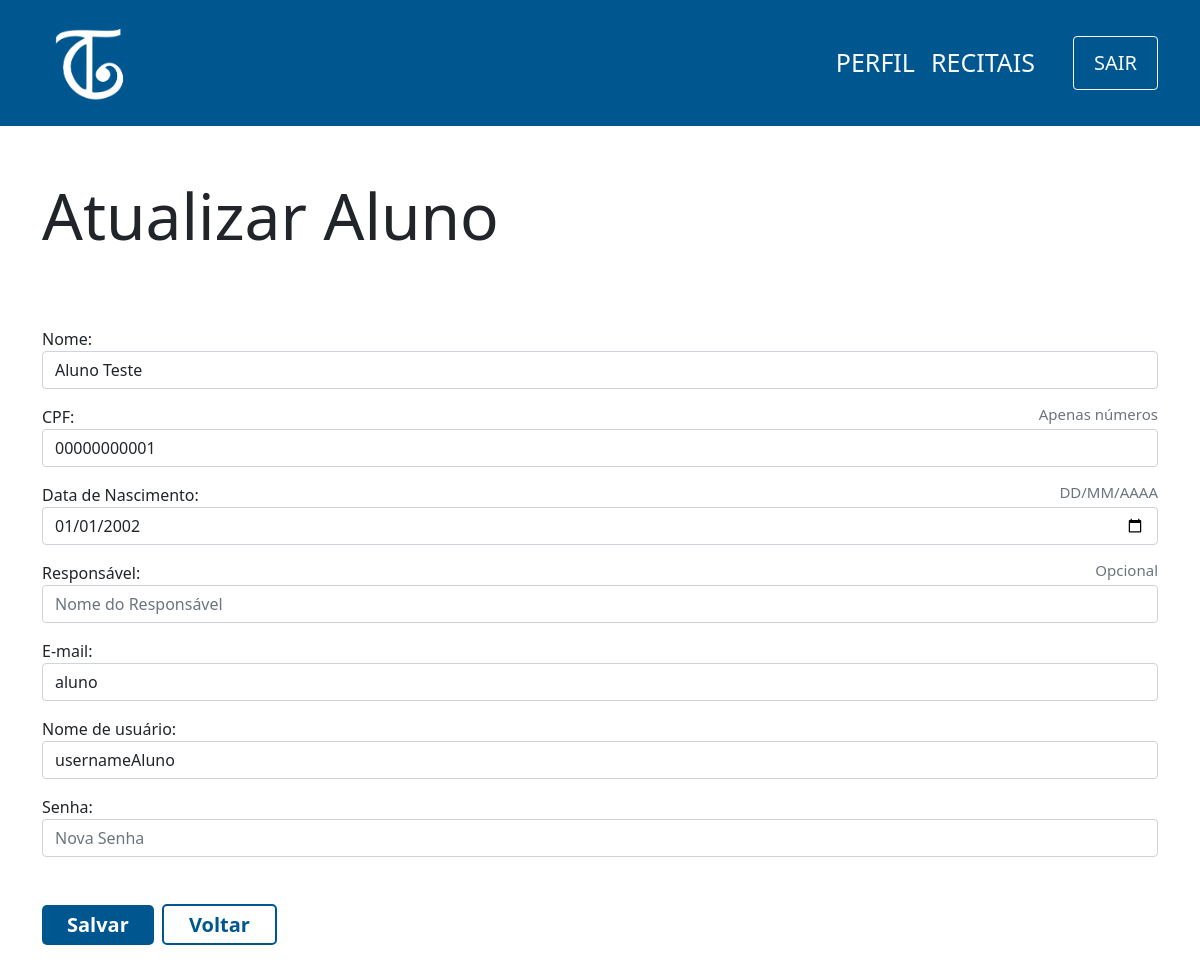
Screenshot of /view/aluno/edit.php?id=1 with the database file from the repository.
### tables this page shows
CREATE TABLE aluno(
                id INTEGER PRIMARY KEY,
                cpf varchar(11) not null,
                nome varchar(100) not null,
                username varchar(100) not null,
                responsavel varchar(100),
                data_nasc date not null,
                senha varchar(100) not null,
                email varchar(100) not null                    
            );

### controller/aluno/edit.php (called while the page is built)
<?php
    require '../../db/connection.php';
    if(isset($_GET['id'])){
        $id = $_GET['id'];
        try {
            $sql=$db->prepare('SELECT * FROM aluno WHERE id=:id');
            $sql->bindParam(':id',$id);
            $sql->execute();
            $aluno=$sql->fetch();
        } catch (PDOException $e) {
            echo 'Erro ao executar comando no banco de dados: ' . $e->getMessage();
            exit();
        }
    } else {
        header('Location:../../view/aluno/index.php');
    }
?>

### view/aluno/edit.php (the view, shortened to what this page needs)
<?php
    include '../../layouts/navbar.php';
    include '../../controller/aluno/edit.php';
?>
<div class="container">
    <div class="row mt-5">
        <h1 class="mt-1 display-3">Atualizar Aluno</h1>
        <form class="mt-5" action="../../controller/aluno/update.php" method="POST">
            <?php
            echo '
                <div class="form-group mt-3">
                    <label for="nome">Nome: </label>
                    <input type="text" class="form-control" id="nome" name="nome" value="'.$aluno['nome'].'" required placeholder="Nome do Aluno">
                </div>
                <div class="form-group mt-3">
                <label for="cpf" class="d-flex justify-content-between">
                    <span>CPF:</span>
                    <span class="text-muted display-3" style="font-size:15px;">Apenas números</span>
                    </label>
                    <input type="text" class="form-control" id="cpf" name="cpf" minlength="11" maxlength="11" value="'.$aluno['cpf'].'" required placeholder="00000000000">
                </div>
                <div class="form-group mt-3">
                    <label for="dataNasc" class="d-flex justify-content-between">
                    <span>Data de Nascimento:</span>
                    <span class="text-muted display-3" style="font-size:15px;">DD/MM/AAAA</span>
                    </label>
                    <input type="date" class="form-control" id="dataNasc" name="dataNasc" value="'.$aluno['data_nasc'].'" required>
                </div>
                <div class="form-group mt-3">
                    <label for="responsavel" class="d-flex justify-content-between">
                    <span>Responsável:</span>
                    <span class="text-muted display-3" style="font-size:15px;">Opcional</span>
                    </label>
                    <input type="text" class="form-control" id="responsavel" name="responsavel" value="'.$aluno['responsavel'].'" placeholder="Nome do Responsável">
                </div>
                <div class="form-group mt-3">
                    <label for="email">E-mail:</label>
                    <input type="email" class="form-control" id="email" name="email" value="'.$aluno['email'].'" placeholder="exemplo@email.com">
                </div>
                <div class="form-group mt-3">
                    <label for="username">Nome de usuário:</label>
                    <input type="text" class="form-control" id="username" name="username" value="'.$aluno['username'].'" placeholder="Nome de usuário">
                </div>
                <div class="form-group mt-3">
                    <label for="senha">Senha:</label>
                    <input type="text" class="form-control" id="senha" name="senha" placeholder="Nova Senha" required>
                </div>
                <input type="hidden" class="form-control" id="id" name="id" value="'.$aluno['id'].'">
                <div class=" mt-5 mb-5">
                    <button type="submit" class="btn-principal">Salvar</button>
                    <span class="btn-secundario mx-1">
                        <a href="index.php" style="text-decoration:none;color:#005790">Voltar</a>
                    </span>
                </div>
                ';
            ?>
        </form>
    </div>
</div>

### css/style.css (style rules this page uses)
a { text-decoration: none; color:white; }
.btn-principal { background-color: #005790; color:white; padding: 5px 25px; font-weight: 600; font-size:20px; border:none; border-radius:5px; cursor: pointer; text-decoration: none; }
.btn-secundario { box-sizing: border-box; text-decoration: none; background-color: white; color: #005790; text-decoration:none; padding: 5px 25px; font-weight: 600; font-size:20px; border: solid 2px #005790; border-radius:5px; cursor: pointer; }

### rows the page displays
aluno: nome "Aluno Teste", cpf "00000000001", dataNasc "01/01/2002", email "aluno", username "usernameAluno"
